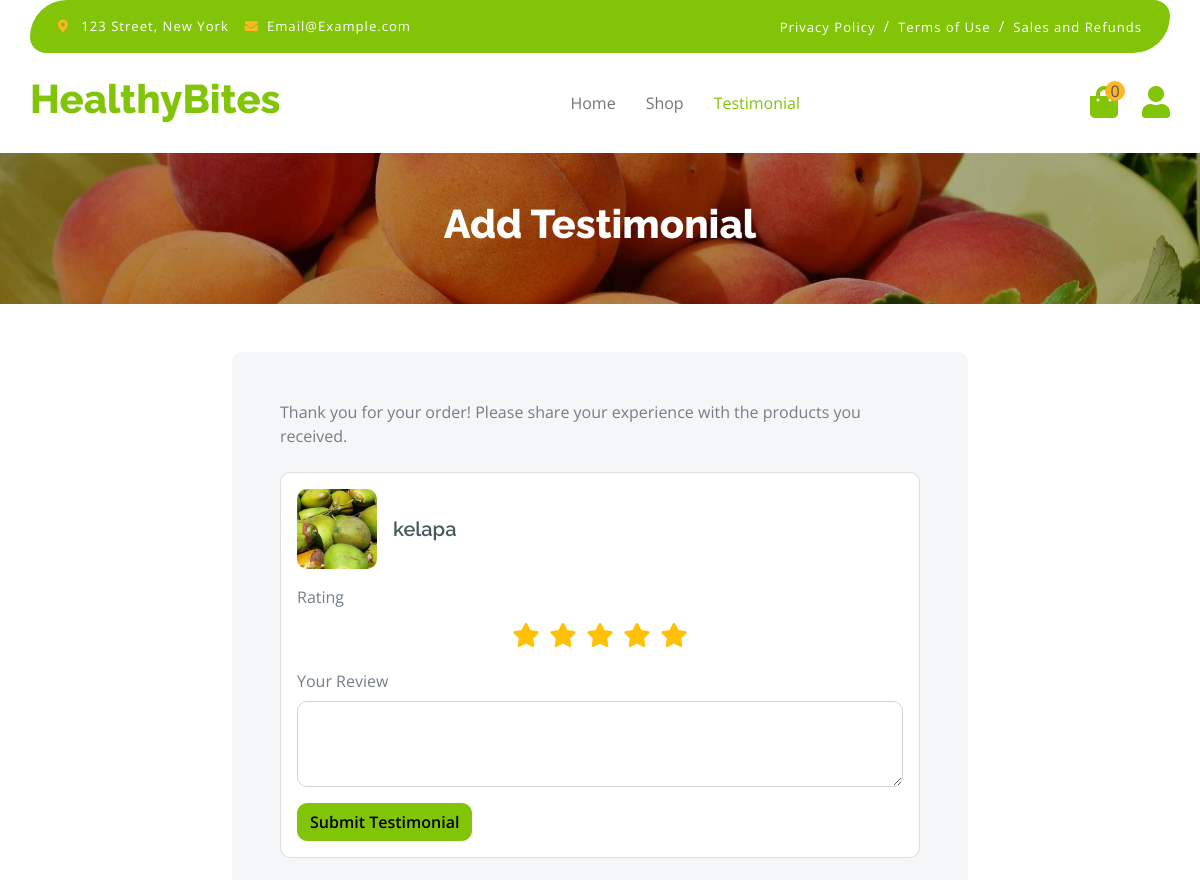
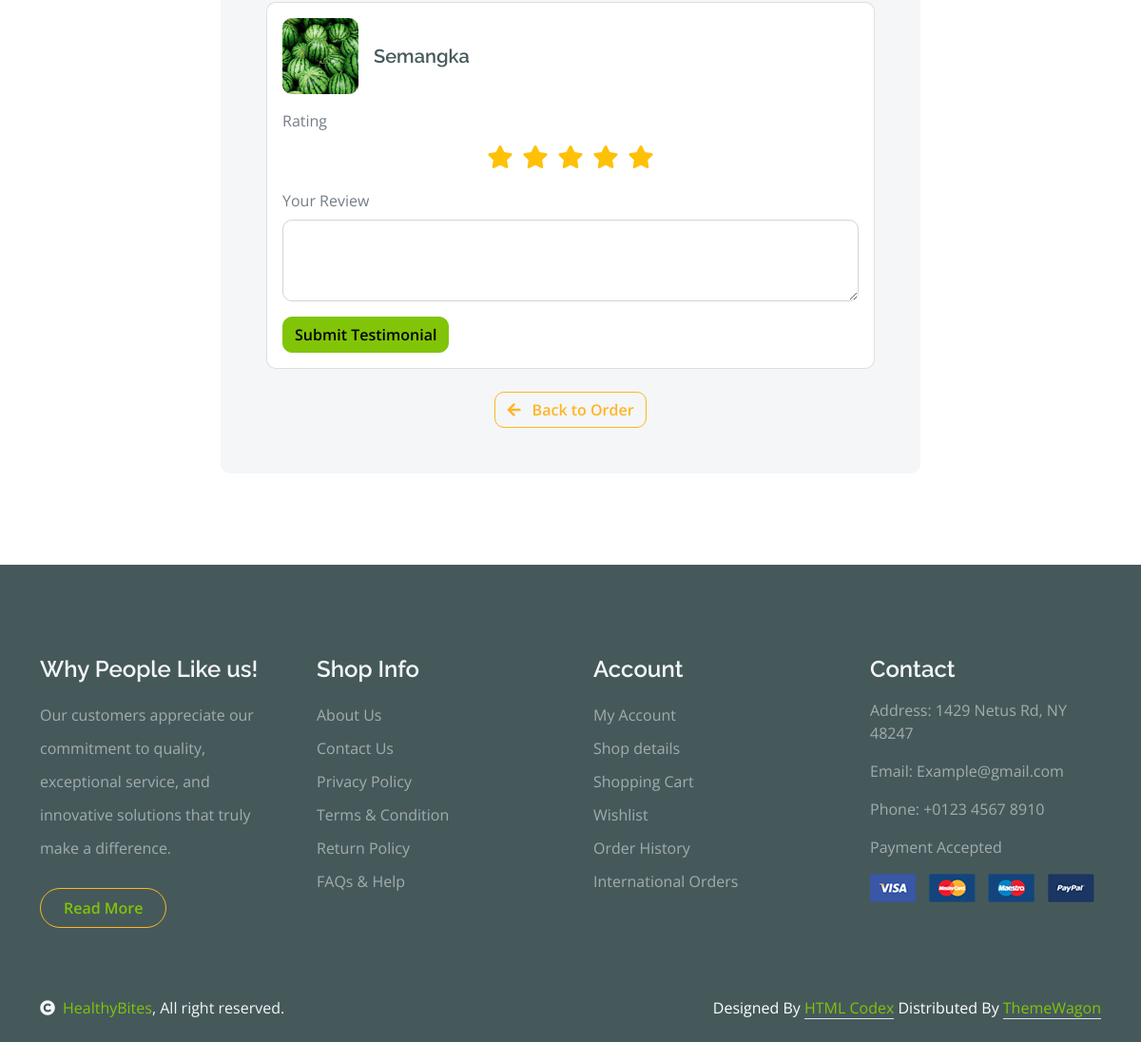
The app's page /add_testimonial.php?order_id=7 (signed in) with its own data (2 pictures, top to bottom).
### tables this page shows
CREATE TABLE `order_items` (
  `id` int(11) NOT NULL,
  `order_id` int(11) NOT NULL,
  `product_id` int(11) NOT NULL,
  `quantity` int(11) NOT NULL,
  `price` decimal(10,2) NOT NULL
);

CREATE TABLE `product` (
  `id` int(11) NOT NULL,
  `namaProduct` varchar(50) NOT NULL,
  `Product` varchar(100) NOT NULL,
  `harga` decimal(15,2) NOT NULL,
  `jumlah` int(11) NOT NULL,
  `deskripsi` text NOT NULL,
  `image` varchar(255) NOT NULL
);

### add_testimonial.php (the view, shortened to what this page needs)
<?php
require_once 'config.php';
$order_id = $_GET['order_id'];
$user_id = $_SESSION['user_id'];
$items_query = "SELECT oi.product_id, p.namaProduct, p.image
                FROM order_items oi
                JOIN product p ON oi.product_id = p.id
                WHERE oi.order_id = ?";
$stmt = $conn->prepare($items_query);
$stmt->bind_param("i", $order_id);
$stmt->execute();
$items = $stmt->get_result();
?>
<!DOCTYPE html>
<html lang="en">
<head>
    <link rel="stylesheet" href="https://use.fontawesome.com/releases/v5.15.4/css/all.css"/>
    <link href="https://cdn.jsdelivr.net/npm/bootstrap-icons@1.4.1/font/bootstrap-icons.css" rel="stylesheet">
    <link href="lib/lightbox/css/lightbox.min.css" rel="stylesheet">
    <link href="lib/owlcarousel/assets/owl.carousel.min.css" rel="stylesheet">
    <link href="css/bootstrap.min.css" rel="stylesheet">
    <link href="css/style.css" rel="stylesheet">
</head>
<body>
<div class="container-fluid fixed-top">
    <div class="container topbar bg-primary d-none d-lg-block">
        <div class="d-flex justify-content-between">
            <div class="top-info ps-2">
                <small class="me-3"><i class="fas fa-map-marker-alt me-2 text-secondary"></i> <a href="#" class="text-white">123 Street, New York</a></small>
                <small class="me-3"><i class="fas fa-envelope me-2 text-secondary"></i><a href="#" class="text-white">Email@Example.com</a></small>
            </div>
            <div class="top-link pe-2">
                <a href="#" class="text-white"><small class="text-white mx-2">Privacy Policy</small>/</a>
                <a href="#" class="text-white"><small class="text-white mx-2">Terms of Use</small>/</a>
                <a href="#" class="text-white"><small class="text-white ms-2">Sales and Refunds</small></a>
            </div>
        </div>
    </div>
    <div class="container px-0">
        <nav class="navbar navbar-light bg-white navbar-expand-xl">
            <a href="index.php" class="navbar-brand"><h1 class="text-primary display-6">HealthyBites</h1></a>
            <div class="collapse navbar-collapse bg-white" id="navbarCollapse">
                <div class="navbar-nav mx-auto">
                    <a href="index.php" class="nav-item nav-link">Home</a>
                    <a href="shop.php" class="nav-item nav-link">Shop</a>
                    <a href="testimoni.php" class="nav-item nav-link">Testimonial</a>
                </div>
                <div class="d-flex m-3 me-0">
                    <a href="cart.php" class="position-relative me-4 my-auto">
                        <i class="fa fa-shopping-bag fa-2x"></i>
                        <span class="position-absolute bg-secondary rounded-circle d-flex align-items-center justify-content-center text-dark px-1" style="top: -5px; left: 15px; height: 20px; min-width: 20px;">
                            <?php echo $_SESSION['cart_count'] ?? 0; ?>
                        </span>
                    </a>
                    <a href="Profiles.php" class="my-auto">
                        <i class="fas fa-user fa-2x"></i>
                    </a>
                </div>
            </div>
        </nav>
    </div>
</div>
    <div class="container-fluid page-header py-5">
        <h1 class="text-center text-white display-6">Add Testimonial</h1>
    </div>
    <div class="container py-5">
        <div class="row justify-content-center">
            <div class="col-lg-8">
                <div class="bg-light rounded p-5">
                    <p class="mb-4">Thank you for your order! Please share your experience with the products you received.</p>
                    <div class="row g-4">
                        <?php while ($item = $items->fetch_assoc()): ?>
                            <?php
                            $check_query = "SELECT id FROM testimonials WHERE user_id = ? AND order_id = ? AND product_id = ?";
                            $stmt = $conn->prepare($check_query);
                            $stmt->bind_param("iii", $user_id, $order_id, $item['product_id']);
                            $stmt->execute();
                            $has_testimonial = $stmt->get_result()->num_rows > 0;
                            ?>
                            <div class="col-12">
                                <div class="card <?= $has_testimonial ? 'border-success' : '' ?>">
                                    <div class="card-body">
                                        <div class="d-flex align-items-center mb-3">
                                            <img src="img/products/<?= htmlspecialchars($item['image']) ?>"
                                                 alt="<?= htmlspecialchars($item['namaProduct']) ?>"
                                                 class="img-fluid rounded me-3" style="width: 80px; height: 80px; object-fit: cover;">
                                            <h5 class="card-title mb-0"><?= htmlspecialchars($item['namaProduct']) ?></h5>
                                        </div>
                                        <?php if ($has_testimonial): ?>
                                            <div class="alert alert-success mb-0">
                                                <i class="fas fa-check-circle me-2"></i> You've already submitted a testimonial for this product.
                                            </div>
                                        <?php else: ?>
                                            <form method="POST">
                                                <div class="mb-3">
                                                    <label class="form-label">Rating</label>
                                                    <div class="rating-input">
                                                        <?php for ($i = 5; $i >= 1; $i--): ?>
                                                            <label for="rating-<?= $item['product_id'] ?>-<?= $i ?>"><i class="fas fa-star"></i></label>
                                                        <?php endfor; ?>
                                                    </div>
                                                </div>
                                                <div class="mb-3">
                                                    <label for="comment-<?= $item['product_id'] ?>" class="form-label">Your Review</label>
                                                    <textarea class="form-control" id="comment-<?= $item['product_id'] ?>" name="comment" rows="3" required></textarea>
                                                </div>
                                                <button type="submit" class="btn btn-primary">
                                                    Submit Testimonial
                                                </button>
                                            </form>
                                        <?php endif; ?>
                                    </div>
                                </div>
                            </div>
                        <?php endwhile; ?>
                    </div>
                    <div class="text-center mt-4">
                        <a href="order_details.php?order_id=<?= $order_id ?>" class="btn btn-outline-secondary">
                            <i class="fas fa-arrow-left me-2"></i> Back to Order
                        </a>
                    </div>
                </div>
            </div>
        </div>
    </div>
        <div class="container-fluid bg-dark text-white-50 footer pt-5 mt-5">
            <div class="container py-5">
                <div class="row g-5">
                    <div class="col-lg-3 col-md-6">
                        <div class="footer-item">
                            <h4 class="text-light mb-3">Why People Like us!</h4>
                            <p class="mb-4">Our customers appreciate our commitment to quality, exceptional service, and innovative solutions that truly make a difference.</p>
                            <a href="" class="btn border-secondary py-2 px-4 rounded-pill text-primary">Read More</a>
                        </div>
                    </div>
                    <div class="col-lg-3 col-md-6">
                        <div class="d-flex flex-column text-start footer-item">
                            <h4 class="text-light mb-3">Shop Info</h4>
                            <a class="btn-link" href="">About Us</a>
                            <a class="btn-link" href="">Contact Us</a>
                            <a class="btn-link" href="">Privacy Policy</a>
                            <a class="btn-link" href="">Terms & Condition</a>
                            <a class="btn-link" href="">Return Policy</a>
                            <a class="btn-link" href="">FAQs & Help</a>
                        </div>
                    </div>
                    <div class="col-lg-3 col-md-6">
                        <div class="d-flex flex-column text-start footer-item">
                            <h4 class="text-light mb-3">Account</h4>
                            <a class="btn-link" href="">My Account</a>
                            <a class="btn-link" href="">Shop details</a>
                            <a class="btn-link" href="">Shopping Cart</a>
                            <a class="btn-link" href="">Wishlist</a>
                            <a class="btn-link" href="">Order History</a>
                            <a class="btn-link" href="">International Orders</a>
                        </div>
                    </div>
                    <div class="col-lg-3 col-md-6">
                        <div class="footer-item">
                            <h4 class="text-light mb-3">Contact</h4>
                            <p>Address: 1429 Netus Rd, NY 48247</p>
                            <p>Email: Example@gmail.com</p>
                            <p>Phone: +0123 4567 8910</p>
                            <p>Payment Accepted</p>
                            <img src="img/payment.png" class="img-fluid" alt="">
                        </div>
                    </div>
                </div>
            </div>
        </div>
        <div class="container-fluid copyright bg-dark py-4">
            <div class="container">
                <div class="row">
                    <div class="col-md-6 text-center text-md-start mb-3 mb-md-0">
                        <span class="text-light"><a href="#"><i class="fas fa-copyright text-light me-2"></i>HealthyBites</a>, All right reserved.</span>
                    </div>
                    <div class="col-md-6 my-auto text-center text-md-end text-white">
                        Designed By <a class="border-bottom" href="https://htmlcodex.com">HTML Codex</a> Distributed By <a class="border-bottom" href="https://themewagon.com">ThemeWagon</a>
                    </div>
                </div>
            </div>
        </div>
</body>
</html>

### css/style.css (style rules this page uses)
.btn { font-weight: 600; transition: .5s; }
.btn.border-secondary { transition: 0.5s; }
.fixed-top { transition: 0.5s; background: var(--bs-white); border: 0; }
.topbar { padding: 20px; border-radius: 230px 100px; }
.topbar .top-info { font-size: 15px; line-height: 0; letter-spacing: 1px; display: flex; align-items: center; }
.topbar .top-link { font-size: 15px; line-height: 0; letter-spacing: 1px; display: flex; align-items: center; }
.topbar .top-link a { letter-spacing: 1px; }
.navbar .navbar-nav .nav-link { padding: 10px 15px; font-size: 16px; transition: .5s; }
.navbar { height: 100px; border-bottom: 1px solid rgba(255, 255, 255, .1); }
.navbar .navbar-nav .nav-link:hover, .navbar .navbar-nav .nav-link.active, .fixed-top.bg-white .navbar .navbar-nav .nav-link:hover, .fixed-top.bg-white .navbar .navbar-nav .nav-link.active { color: var(--bs-primary); }
.page-header { position: relative; background: linear-gradient(rgba(0, 0, 0, 0.3), rgba(0, 0, 0, 0.3)), url(../img/cart-page-header-img.jpg); background-position: center center; background-repeat: no-repeat; background-size: cover; }
@media (min-width: 992px) { .hero-header, .page-header { margin-top: 152px !important; } }
.footer .footer-item .btn-link { line-height: 35px; color: rgba(255, 255, 255, .5); transition: 0.5s; }
.footer .footer-item p.mb-4 { line-height: 35px; }

### add_testimonial.php (style rules this page uses)
.rating-input { display: flex; justify-content: center; direction: rtl; }
.rating-input label { color: #ddd; font-size: 1.5rem; padding: 0 5px; cursor: pointer; }
.rating-input input:checked ~ label, .rating-input label:hover, .rating-input label:hover ~ label { color: #ffc107; }

### records on screen
order_items: product.image (picture), product.namaProduct "kelapa"
order_items: product.image (picture), product.namaProduct "Semangka"

### other values on screen
$_SESSION['cart_count'] "0"
